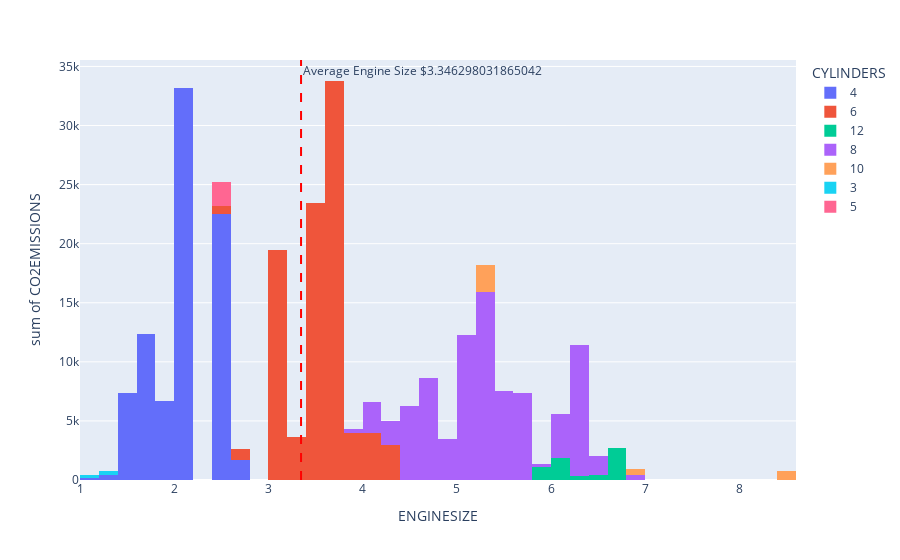

Notebook source saved alongside this figure:
### Code cell
avg_size=df['ENGINESIZE'].mean()
fig = px.histogram(
    df,
    x='ENGINESIZE',
    y='CO2EMISSIONS',
    color='CYLINDERS',
    nbins=40
)
fig.add_vline(x=avg_size , annotation_text=f'Average Engine Size ${avg_size}', line_dash='dash', line_color='red')

### Figure 1 — Plotly figure (JSON) as saved in the notebook; plotly's stock layout.template omitted (floating-point values rounded to 4 significant figures; data arrays with more than 128 entries replaced by an {"elided": "..."} marker saying what was removed)
{"data": [{"alignmentgroup": "True", "bingroup": "x", "histfunc": "sum", "hovertemplate": "CYLINDERS=4<br>ENGINESIZE=%{x}<br>sum of CO2EMISSIONS=%{y}<extra></extra>", "legendgroup": "4", "marker": {"color": "#636efa", "pattern": {"shape": ""}}, "name": "4", "nbinsx": 40, "offsetgroup": "4", "orientation": "v", "showlegend": true, "type": "histogram", "x": {"elided": "420 float values"}, "xaxis": "x", "y": {"elided": "420 int values"}, "yaxis": "y"}, {"alignmentgroup": "True", "bingroup": "x", "histfunc": "sum", "hovertemplate": "CYLINDERS=6<br>ENGINESIZE=%{x}<br>sum of CO2EMISSIONS=%{y}<extra></extra>", "legendgroup": "6", "marker": {"color": "#EF553B", "pattern": {"shape": ""}}, "name": "6", "nbinsx": 40, "offsetgroup": "6", "orientation": "v", "showlegend": true, "type": "histogram", "x": {"elided": "356 float values"}, "xaxis": "x", "y": {"elided": "356 int values"}, "yaxis": "y"}, {"alignmentgroup": "True", "bingroup": "x", "histfunc": "sum", "hovertemplate": "CYLINDERS=12<br>ENGINESIZE=%{x}<br>sum of CO2EMISSIONS=%{y}<extra></extra>", "legendgroup": "12", "marker": {"color": "#00cc96", "pattern": {"shape": ""}}, "name": "12", "nbinsx": 40, "offsetgroup": "12", "orientation": "v", "showlegend": true, "type": "histogram", "x": [5.9, 5.9, 5.9, 6.3, 6, 6, 6, 6, 6, 6.5, 6.6, 6.6, 6.7, 6.7, 6.7, 6.7, 6.6], "xaxis": "x", "y": [359, 359, 359, 361, 356, 380, 380, 380, 356, 421, 368, 368, 393, 393, 393, 393, 359], "yaxis": "y"}, {"alignmentgroup": "True", "bingroup": "x", "histfunc": "sum", "hovertemplate": "CYLINDERS=8<br>ENGINESIZE=%{x}<br>sum of CO2EMISSIONS=%{y}<extra></extra>", "legendgroup": "8", "marker": {"color": "#ab63fa", "pattern": {"shape": ""}}, "name": "8", "nbinsx": 40, "offsetgroup": "8", "orientation": "v", "showlegend": true, "type": "histogram", "x": {"elided": "252 float values"}, "xaxis": "x", "y": {"elided": "252 int values"}, "yaxis": "y"}, {"alignmentgroup": "True", "bingroup": "x", "histfunc": "sum", "hovertemplate": "CYLINDERS=10<br>ENGINESIZE=%{x}<br>sum of CO2EMISSIONS=%{y}<extra></extra>", "legendgroup": "10", "marker": {"color": "#FFA15A", "pattern": {"shape": ""}}, "name": "10", "nbinsx": 40, "offsetgroup": "10", "orientation": "v", "showlegend": true, "type": "histogram", "x": [5.2, 5.2, 5.2, 5.2, 6.8, 5.2, 5.2, 8.4, 8.4], "xaxis": "x", "y": [354, 409, 354, 409, 488, 361, 400, 389, 389], "yaxis": "y"}, {"alignmentgroup": "True", "bingroup": "x", "histfunc": "sum", "hovertemplate": "CYLINDERS=3<br>ENGINESIZE=%{x}<br>sum of CO2EMISSIONS=%{y}<extra></extra>", "legendgroup": "3", "marker": {"color": "#19d3f3", "pattern": {"shape": ""}}, "name": "3", "nbinsx": 40, "offsetgroup": "3", "orientation": "v", "showlegend": true, "type": "histogram", "x": [1.2, 1.2, 1, 1], "xaxis": "x", "y": [138, 147, 147, 147], "yaxis": "y"}, {"alignmentgroup": "True", "bingroup": "x", "histfunc": "sum", "hovertemplate": "CYLINDERS=5<br>ENGINESIZE=%{x}<br>sum of CO2EMISSIONS=%{y}<extra></extra>", "legendgroup": "5", "marker": {"color": "#FF6692", "pattern": {"shape": ""}}, "name": "5", "nbinsx": 40, "offsetgroup": "5", "orientation": "v", "showlegend": true, "type": "histogram", "x": [2.5, 2.5, 2.5, 2.5, 2.5, 2.5, 2.5, 2.5, 2.5], "xaxis": "x", "y": [225, 221, 232, 218, 216, 223, 225, 223, 232], "yaxis": "y"}], "layout": {"annotations": [{"showarrow": false, "text": "Average Engine Size $3.346298031865042", "x": 3.346, "xanchor": "left", "xref": "x", "y": 1, "yanchor": "top", "yref": "y domain"}], "barmode": "relative", "legend": {"title": {"text": "CYLINDERS"}, "tracegroupgap": 0}, "margin": {"t": 60}, "shapes": [{"line": {"color": "red", "dash": "dash"}, "type": "line", "x0": 3.346, "x1": 3.346, "xref": "x", "y0": 0, "y1": 1, "yref": "y domain"}], "xaxis": {"anchor": "y", "domain": [0, 1], "title": {"text": "ENGINESIZE"}}, "yaxis": {"anchor": "x", "domain": [0, 1], "title": {"text": "sum of CO2EMISSIONS"}}}}
